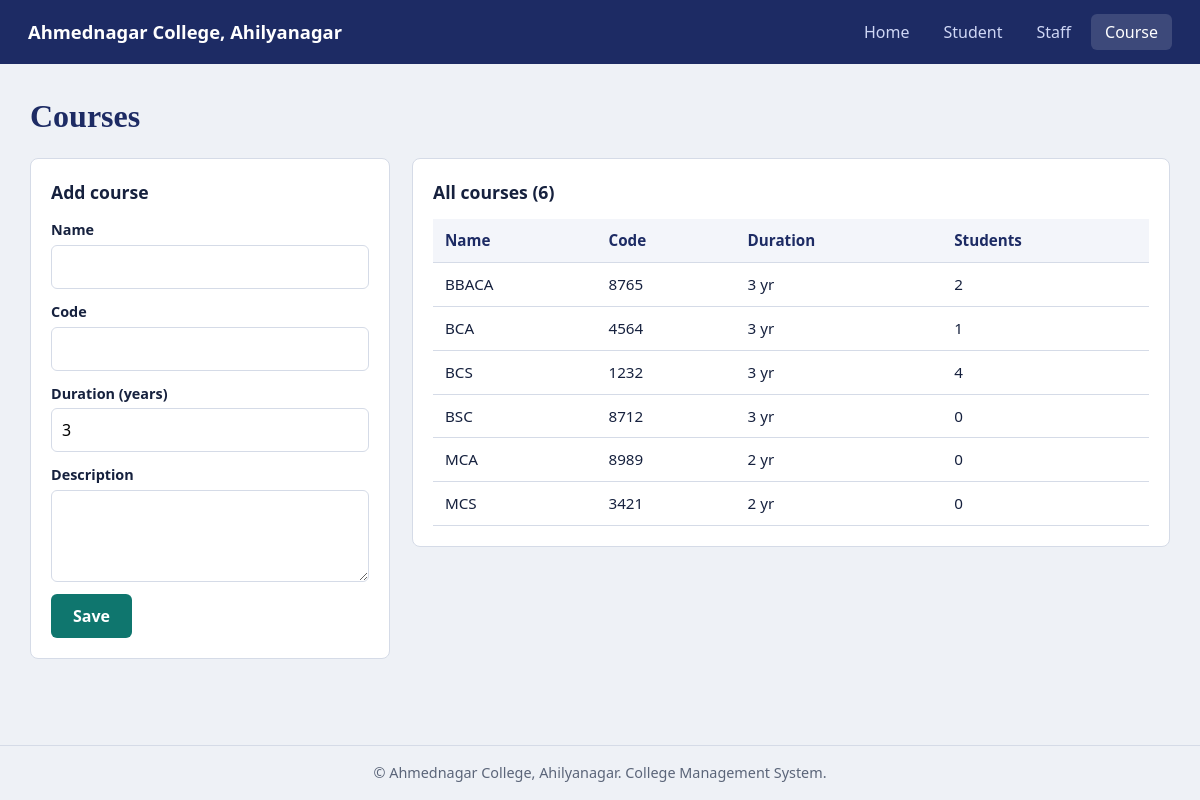
Screenshot of /course/ with the database file from the repository.
### college/models.py (models this page shows, shortened)
class Course(models.Model):
    name = models.CharField(max_length=100, unique=True)
    code = models.CharField(max_length=20, unique=True)
    duration_years = models.PositiveSmallIntegerField(default=3, verbose_name="Duration (years)")
    description = models.TextField(blank=True)
    class Meta:
        ordering = ["name"]

### college/views.py (the view)
# urls.py: path("course/", views.course_page, name="course"),
def course_page(request):
    if request.method == "POST":
        form = CourseForm(request.POST)
        if form.is_valid():
            form.save()
            messages.success(request, "Course added.")
            return redirect("course")
    else:
        form = CourseForm()
    return render(request, "college/course.html", {"form": form, "courses": Course.objects.all()})

### college/forms.py
class CourseForm(StyledModelForm):
    class Meta:
        model = Course
        fields = ["name", "code", "duration_years", "description"]
        widgets = {"description": forms.Textarea(attrs={"rows": 3})}

### college/templates/college/course.html (shortened to what this page needs)
{% extends "college/base.html" %}
{% block content %}
<h2 class="page-title">Courses</h2>
<div class="split">
  <section class="panel"><h3>Add course</h3>{% include "college/_form.html" %}</section>
  <section class="panel wide"><h3>All courses ({{ courses|length }})</h3>
    <div class="scroll"><table>
      <thead><tr><th>Name</th><th>Code</th><th>Duration</th><th>Students</th></tr></thead>
      <tbody>
      {% for c in courses %}
        <tr><td>{{ c.name }}</td><td>{{ c.code }}</td><td>{{ c.duration_years }} yr</td><td>{{ c.students.count }}</td></tr>
      {% empty %}<tr><td colspan="4" class="empty">No courses yet. Add the first one using the form.</td></tr>
      {% endfor %}
      </tbody></table></div>
  </section>
</div>
{% endblock %}

### college/static/college/css/style.css (style rules this page uses)
:root { --ink:#16213e;--indigo:#1d2b64;--teal:#0f766e;--bg:#eef1f6;--card:#fff;--line:#d5dbe7;--muted:#5b6579;--bad:#b42318 }
* { box-sizing:border-box }
body { margin:0;font-family:"Segoe UI",system-ui,-apple-system,Roboto,sans-serif;background:var(--bg);color:var(--ink);line-height:1.5;min-height:100vh;display:flex;flex-direction:column }
.page-title { font-family:Georgia,serif;font-size:2rem;margin:0 0 18px;color:var(--indigo) }
.split { display:grid;grid-template-columns:minmax(260px,360px) 1fr;gap:22px;align-items:start }
.panel { background:var(--card);border:1px solid var(--line);border-radius:8px;padding:20px;min-width:0 }
.panel h3 { margin:0 0 14px;font-size:1.1rem }
.field { width:100%;padding:9px 10px;border:1px solid var(--line);border-radius:6px;font:inherit;background:#fff }
.scroll { overflow-x:auto }
table { width:100%;border-collapse:collapse;font-size:.95rem }
th,td { text-align:left;padding:10px 12px;border-bottom:1px solid var(--line);white-space:nowrap }
th { background:#f3f5fa;color:var(--indigo) }

### rows the page displays
Course: name "BBACA", code "8765", duration_years "3", students.count "2"
Course: name "BCA", code "4564", duration_years "3", students.count "1"
Course: name "BCS", code "1232", duration_years "3", students.count "4"
Course: name "BSC", code "8712", duration_years "3", students.count "0"
Course: name "MCA", code "8989", duration_years "2", students.count "0"
Course: name "MCS", code "3421", duration_years "2", students.count "0"

### other values shown
{{ f.label }} "Name" "Code" "Duration (years)" "Description"
{{ courses|length }} "6"
